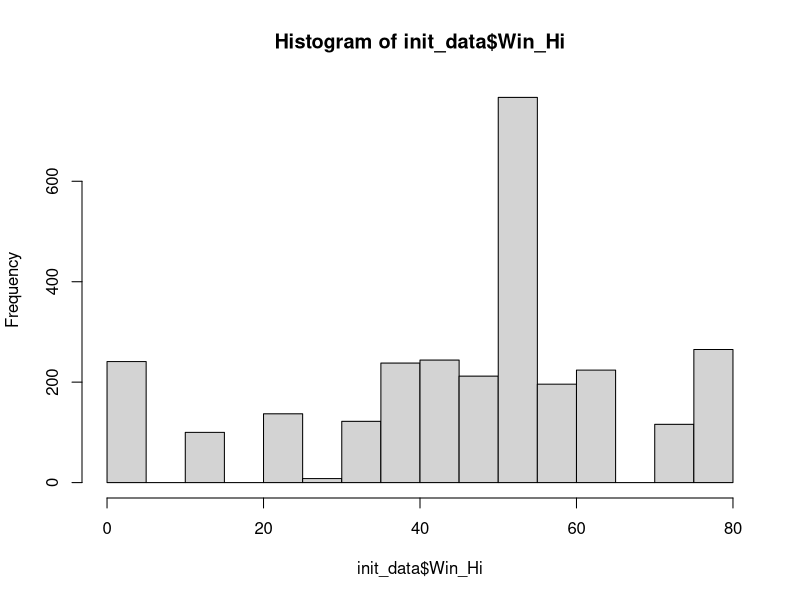
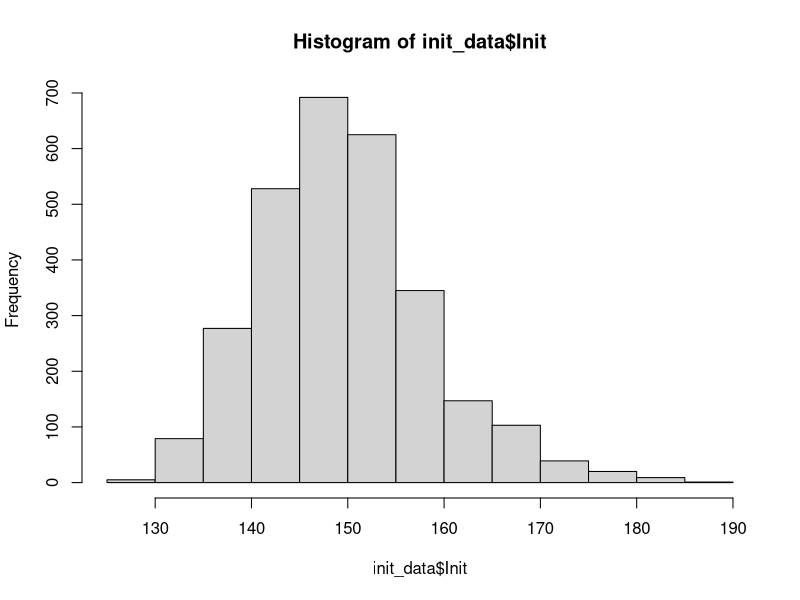
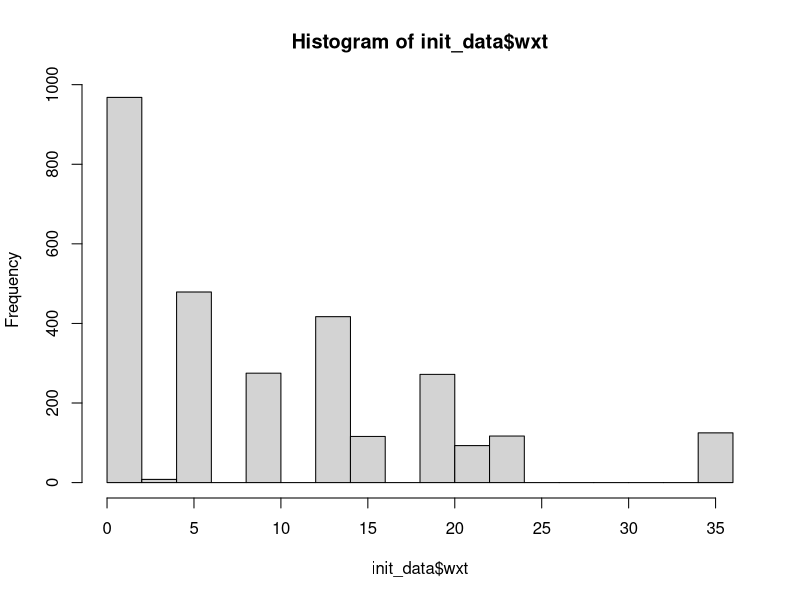
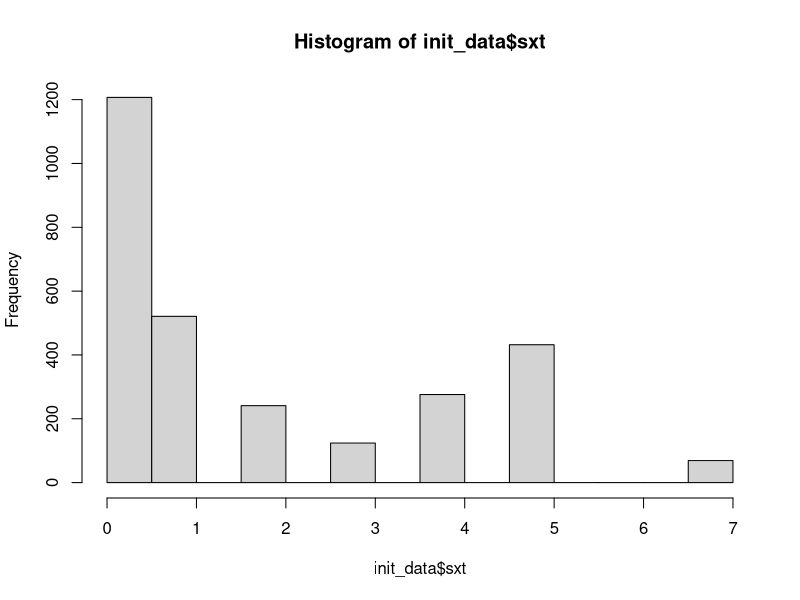
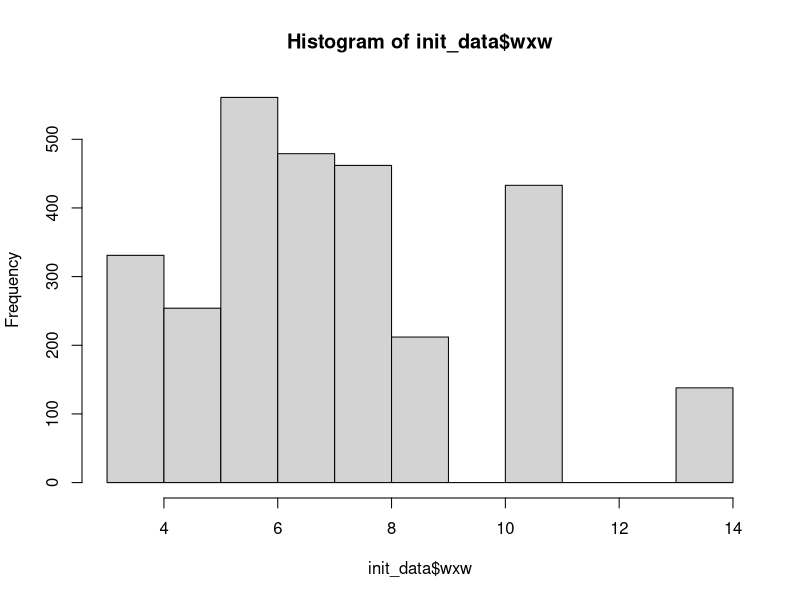
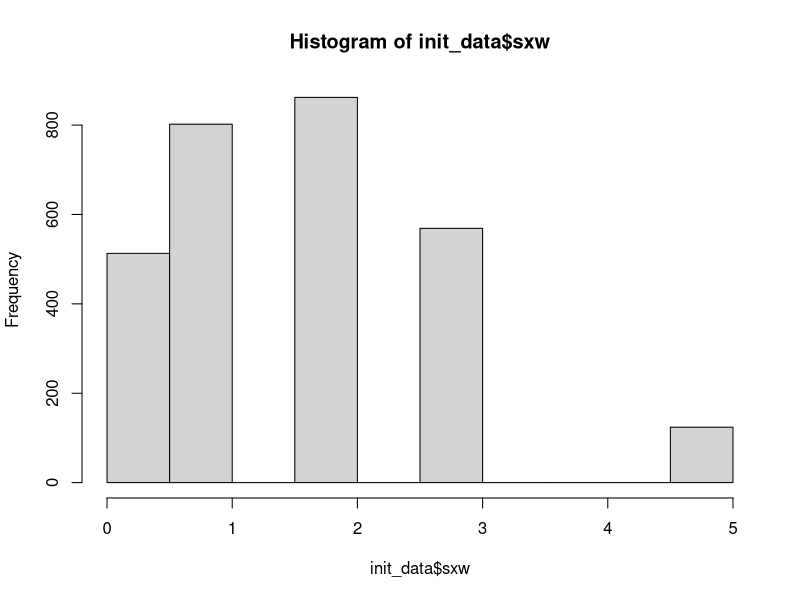
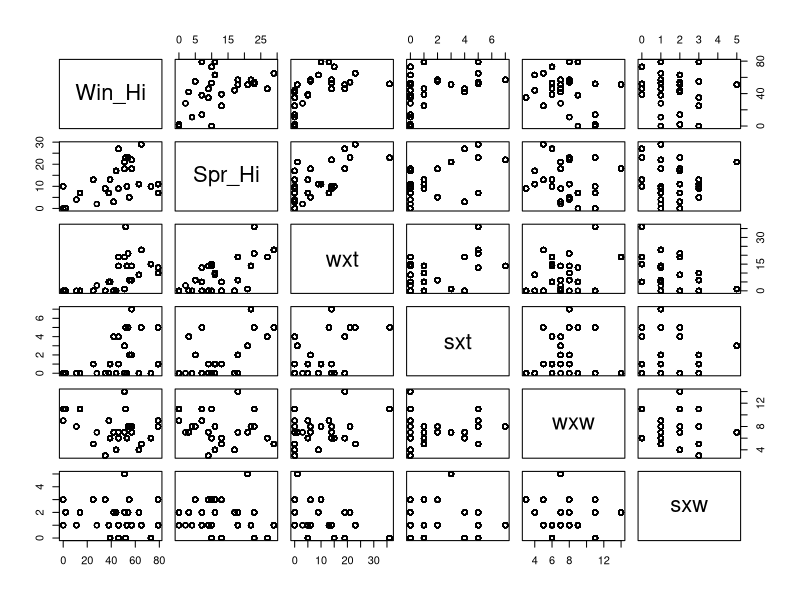
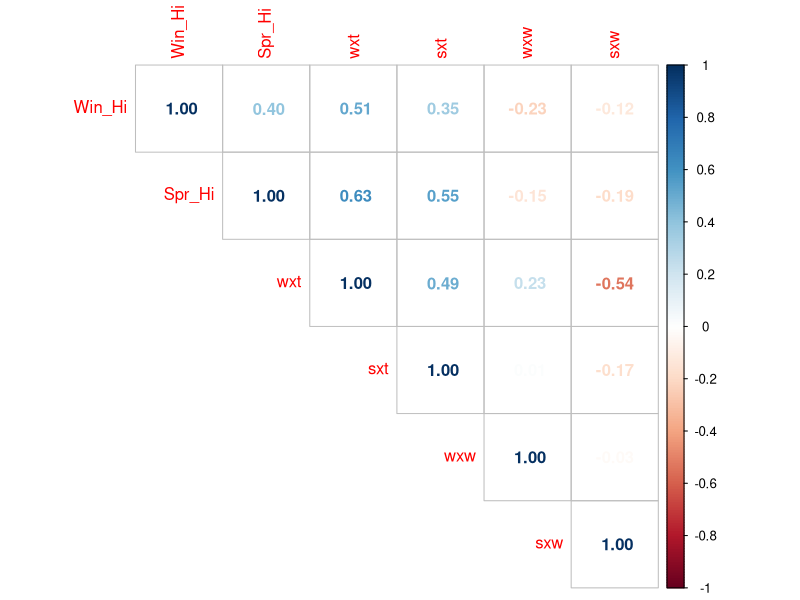

R code for these plots, in order: (Note: this script raises an error after producing the figures.)
# Fit mixed effects models for nest initiation date

# Load Packages
library(lme4) #used for modeling mixed effects models
library(data.table) #for easy data manipulation and visuals
library(corrplot) #to create correlation plot
library(ggplot2)
library(dplyr)
library(tibble) #need for rownames

# Load in data
init_data <- read.csv("nest_initiation/data/initiation_wx.csv", header = TRUE)
head(init_data) #view data

# Make sure data was loaded properly
str(init_data)
summary(init_data)

# Change the site names, kig to Kigigak Island, this is for ggplot legend purposes
init_data <- init_data %>%
  mutate(Site = recode(Site, kig = "Kigigak Island", utq = "Utqiaġvik"))

# Check the data
summary(init_data)

# Make sure site and year are factor variables
is.factor(init_data$Site)
init_data$Site <- as.factor(init_data$Site)
is.factor(init_data$Site)

is.factor(init_data$Year)
init_data$Year <- as.factor(init_data$Year)
is.factor(init_data$Year)

# Check the data
head(init_data)
str(init_data)
summary(init_data)

# Visualize data and distributions
hist(init_data$Win_Hi)
hist(init_data$Init)
hist(init_data$wxt)
hist(init_data$sxt)
hist(init_data$wxw)
hist(init_data$sxw)

# Check for collinearity
pairs(init_data[6:11])
r <- cor(init_data[6:11])
r_plot <- corrplot(r, method = "number", type = "upper")
r_plot


###############################################################################

# Fit mixed effect models

# Init~ 1
fit_1 <- lmer(Init ~ 1 + (1|Year), data = init_data)
summary(fit_1)
##get output for calculating AIC (same method as what midazolam experiment)
loglike <- logLik(fit_1)[1]
betafit_1 <- coef(summary(fit_1))[ ,"Estimate"]
k <- length(betafit_1)
model <- "null"

# summary of model fit
f1.sum <- summary(fit_1)
print(f1.sum, digits=3)


# Init ~ sxt + sxw + Win_Hi + Site + (1|Year)
fit_2 <- lmer(Init ~ sxt + sxw + Win_Hi + Site + (1|Year), data = init_data) #Peterson & Douglas 
summary(fit_2)
plot(ranef(fit_2))
coef(fit_2) #mean estimates
##get output
loglike <- append(loglike, logLik(fit_2)[1])
betafit_2 <- coef(summary(fit_2))[ ,"Estimate"]
k <- append(k, length(betafit_2))
model <- append(model, "sxt+sxw+win_hi+site")

# summary of model fit
f2.sum <- summary(fit_2)
print(f2.sum, digits=3)


# Init ~ sxt + sxw + Win_Hi + I(Win_Hi^2) + Site + (1|Year)
fit_3 <- lmer(Init ~ sxt + sxw + Win_Hi + I(Win_Hi^2) + Site + (1|Year), data = init_data) #Peterson & Douglas
summary(fit_3)
plot(ranef(fit_3))
coef(fit_3)
##get output
loglike <- append(loglike, logLik(fit_3)[1])
betafit_3 <- coef(summary(fit_3))[ ,"Estimate"]
k <- append(k, length(betafit_3))
model <- append(model, "sxt+sxw+win_hi+win_hi2+site")

# summary of model fit
f3.sum <- summary(fit_3)
print(f3.sum, digits=3)


# Init ~ wsi + Site + (1|Year)
fit_4 <- lmer(Init ~ wsi + Site + (1|Year), data = init_data,) #Paul Flint
summary(fit_4)
plot(ranef(fit_4))
coef(fit_4)
#get output
loglike <- append(loglike, logLik(fit_4)[1])
betafit_4 <- coef(summary(fit_4))[ ,"Estimate"]
k <- append(k, length(betafit_4))
model <- append(model, "wsi+site")

# summary of model fit
f4.sum <- summary(fit_4)
print(f4.sum, digits=3)


# Init ~ Win_Hi + I(Win_Hi^2) + Site + (1|Year)
fit_5 <- lmer(Init ~ Win_Hi + I(Win_Hi^2) + Site + (1|Year), data = init_data) #Katie Christie
summary(fit_5)
plot(ranef(fit_5))
coef(fit_5)
#get output
loglike <- append(loglike, logLik(fit_5)[1])
betafit_5 <- coef(summary(fit_5))[ ,"Estimate"]
k <- append(k, length(betafit_5))
model <- append(model, "win_hi+win_hi2+site")

# summary of model fit
f5.sum <- summary(fit_5)
print(f5.sum, digits=3)


# Init ~ Win_Hi + Site + (1|Year)
fit_6 <- lmer(Init ~ Win_Hi + Site + (1|Year), data = init_data) #Paul Flint
summary(fit_6) #check model statistics
plot(ranef(fit_6)) #Residuals vs fitted values of the model
coef(fit_6)
# get output
loglike <- append(loglike, logLik(fit_6)[1])
betafit_6 <- coef(summary(fit_6))[ ,"Estimate"]
k <- append(k, length(betafit_6))
model <- append(model, "win_hi+site")

# summary of model fit
f6.sum <- summary(fit_6)
print(f6.sum, digits=3)


# AICc Model Selection

# create AICc table
table <- data.frame(model)
table$LL <- loglike
table$neg2LL <- loglike*-2 #calculate negative 2 loglikelihood from log likelihood
table$n <- nrow(init_data) #number of observations
table$k <- k+2 #add 2 parameters for the random year effect and the residual estimate
table$AIC <- table$neg2LL + (2*table$k) #calculate AIC (not corrected for small sample)
table$AICc <- table$AIC + ((2*table$k^2+2*table$k)/(table$n-table$k-1)) #calculate AICc
table$AICcmin <- min(table$AICc) #find smallest AIC value
table$deltaAICc <- table$AICc-table$AICcmin #calculate difference between smallest AIC and each AICc
table$odds <- exp(-0.5*table$deltaAICc) #calculate model odds, need for model weights
summodds <- sum(table$odds) #summary model odds
table$AICcwt <- table$odds/summodds #calculate AICc model weights=strength of support for each
print(table, digits=2)

##fit_6, win_hi+site model has the highest weight (0.45), indicating strong support

# Save model output to output folder
# Write the results output into excel (csv)
init_model_table <- table
write.csv(init_model_table, "nest_initiation/output/init_model_table.csv")


###############################################################################

# Model diagnostics
# Standardized residual versus fitted values by site
# Equal variance of residuals from the linear model
plot(fit_6, resid(., scaled=TRUE) ~ fitted(.) | Site, abline = 0)

# Normal distribution of residuals from the linear model
require("lattice")
qqmath(fit_6, id=0.025)

# fit vs. predicted to asses model fit from model
plot(fit_6, Init ~ fitted(.), abline = c(0,1))


###############################################################################

# Graphing preparation

# Add model fits to dataframe
init_data$fit <- predict(fit_6) #this gives out the mean initiation date for each site and year

# Create a new data frame with values for which model estimates
data1 <- data.frame(c("Kigigak Island","Utqiaġvik"), ice = rep(rep(0:79),each=2),1)
names(data1) <- c("Site","Win_Hi")
is.factor(data1$Site)
data1$Site <- as.factor(data1$Site)
summary(data1)
head(data1)
str(data1)

# Load package
library(merTools) # to use predictInterval to get fitted values

# Find random intercept year that is average
averageObs(fit_6) #this is the reference level year
# Add to the nre data set for prediction
colyear <- rep("2003", 160)
# Add random effect to new data frame
data1$Year <- colyear

fit6.CI <- predictInterval(fit_6, newdata = data1, which = "fixed",
                           level = 0.95, n.sims = 1000, stat = "median",
                           include.resid.var = FALSE)

# Combine the predictinterval with data1
fit6.data <- cbind(data1,fit6.CI)

# Get overall mean intiation date for each site
kig_initdata <- init_data[init_data$Site == "Kigigak Island",] #subset kigigak data only
utq_initdata <- init_data[init_data$Site == "Utqiaġvik",] #subset utqiagvik data only
kig_fit6data <- fit6.data[fit6.data$Site == "Kigigak Island",]
utq_fit6data <- fit6.data[fit6.data$Site == "Utqiaġvik",]
mean(kig_initdata$Init) #148.9, 148.8976
mean(utq_initdata$Init) #169.3, 169.3879
#mean(kig_fit6data$fit) #149.6
#mean(utq_fit6data$fit) #169.3
aggregate(Init ~ Site, data = init_data, FUN = mean) #more simple and faster way

# Get confidence interval for overall mean initiation dates (kig and utq)
# Load package
library(plotrix) #to get standard error
std.error(kig_initdata$Init) #0.1427982
std.error(utq_initdata$Init) #0.4993409
kig.m.uci <- 148.8976 + 1.96*0.1427982 #149.177484472
kig.m.lci <- 148.8976 - 1.96*0.1427982 #148.617715528
utq.m.uci <- 169.3879 + 1.96*0.4993409 #170.366608164
utq.m.lci <- 169.3879 - 1.96*0.4993409 #168.409191836


# To interpret the slope (winter ice days)
summary(fit_6)
#Beta estimate = 0.03
#std.error = 0.047
win.uci <- 0.03 + 1.96*0.047 #-0.06212
win.lci <- 0.03 - 1.96*0.047 #0.12212 
confint.merMod(fit_6)

# Use the predict function to get fitted values for certain ice days
# Create new data frame
lm6data <- data.frame(init_data$Init, init_data$Win_Hi, init_data$Site, init_data$Year)
names(lm6data) <- c("Init", "Win_Hi", "Site", "Year")
head(lm6data)
averageObs(fit_6, varList = "Kigigak Island")#used to get the average year for all fitted values. Using year=2003 as ref level
#averageObs(fit_6,varList = "Utqiaġvik")#same as code above... just have it here for learning purposes

# Which years had highes ice and lowest ice?
# 1. retrieve ice data table
library(readr)
ice_wx <- read_csv("nest_survival/data/ice_wx.csv")
View(ice_wx) #Year 2000 has lowest count of ice days. use 2000 as reference level
#highest is 2005


# Estimate mean init date at min and max winter ice days
predict(fit_6, data.frame(Win_Hi=0,Site="Kigigak Island",Year=2003))
predictInterval(fit_6, data.frame(Win_Hi=0,Site="Kigigak Island",Year=2003))
#fit=146 (26 May)
#upr(154)= 03 June
#lwr(138)= 18 May
predict(fit_6, data.frame(Win_Hi=79,Site="Kigigak Island",Year=2003))
predictInterval(fit_6, data.frame(Win_Hi=79,Site="Kigigak Island",Year=2003))
#fit=149 (29 May)
#upr(156)= 05 June
#lwr(141)= 21 May
predict(fit_6, data.frame(Win_Hi=0,Site="Utqiaġvik",Year=2003))
predictInterval(fit_6, data.frame(Win_Hi=0,Site="Utqiaġvik",Year=2003))
#fit=166 (14 June)
#upr(174)= 23 June
#lwr(158)= 07 June
predict(fit_6, data.frame(Win_Hi=79,Site="Utqiaġvik",Year=2003))
predictInterval(fit_6, data.frame(Win_Hi=79,Site="Utqiaġvik",Year=2003))
#fit=168 (16 June)
#upr(175)= 22 June
#lwr(161)= 10 June

# Convert julian date to normal date to two different data frames. for fitted, upper and lower CIs.
fit6.data$dfit <- as.Date(fit6.data$fit, origin = "1994-01-01")
fit6.data$dlwr <- as.Date(fit6.data$lwr, origin = "1994-01-01")
fit6.data$dupr <- as.Date(fit6.data$upr, origin = "1994-01-01")
init_data$ndate <- as.Date(init_data$fit, origin = "1994-01-01")
kig_fit6data$dfit <- as.Date(kig_fit6data$fit, origin = "1994-01-01")
utq_fit6data$dfit <- as.Date(utq_fit6data$fit, origin = "1994-01-01")


# Plot the fitted values and CI with data
ggplot() +
  geom_line(data = fit6.data, aes(x = Win_Hi, y = fit, color = Site)) +
  geom_line(data = fit6.data, aes(x = Win_Hi, y = lwr, color = Site)) +
  geom_line(data = fit6.data, aes(x = Win_Hi, y = upr, color = Site)) +
  geom_ribbon(data = fit6.data, aes(x = Win_Hi, ymin = lwr, ymax = upr, fill = Site),
              alpha = 0.2,
              linetype = 0,
              size = 0.5) +
  geom_point(data = init_data, aes(x = Win_Hi, y = fit, color = Site)) +
  scale_color_manual(values = c("red", "blue")) +
  geom_hline(yintercept = mean(kig_fit6data$fit), color = "red", lty = "dashed") +
  geom_hline(yintercept = mean(utq_fit6data$fit), color = "blue", lty = "dashed") +
  xlab("Winter Ice Days") + ylab("Initiation Date") +
  theme_bw() +
  theme(
    panel.grid.major = element_blank(),
    panel.grid.minor = element_blank()
  ) +
  theme(axis.title.y = element_text(size = 16)) +
  theme(axis.title.x = element_text(size = 16)) +
  theme(legend.position = "bottom")
ggsave("nest_initiation/output/init_ice.jpg",width = 7, height = 5, dpi = 600)

# Plot with normal date and not julian date. making another one because fitted, lwr and upr CIs may have been rounded
ggplot() +
  geom_line(data = fit6.data, aes(x = Win_Hi, y = dfit, color = Site)) +
  geom_line(data = fit6.data, aes(x = Win_Hi, y = dlwr, color = Site)) +
  geom_line(data = fit6.data, aes(x = Win_Hi, y = dupr, color = Site)) +
  geom_ribbon(data = fit6.data, aes(x = Win_Hi, ymin = dlwr, ymax = dupr, fill = Site),
              alpha = 0.2,
              linetype = 0,
              size = 0.5) +
  geom_point(data = init_data, aes(x = Win_Hi, y = ndate, color = Site)) +
  scale_color_manual(values = c("red", "blue")) +
  geom_hline(yintercept = mean(kig_fit6data$dfit), color = "red", lty = "dashed") +
  geom_hline(yintercept = mean(utq_fit6data$dfit), color = "blue", lty = "dashed") +
  xlab("Winter Ice Days") + ylab("Initiation Date") +
  theme_bw() +
  theme(
    panel.grid.major = element_blank(),
    panel.grid.minor = element_blank()
  ) +
  theme(axis.title.y = element_text(size = 15)) +
  theme(axis.title.x = element_text(size = 15)) +
  theme(legend.position = "bottom")
ggsave("nest_initiation/output/init_ice_normaldate.jpg",width = 7, height = 5, dpi = 600)
